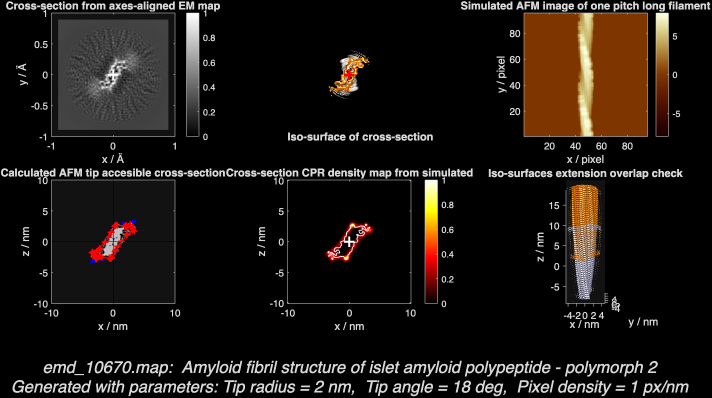
#> input picture data/multipanel_figures/emd_10670.png, 1423 x 795 px (shown at 1/2 size); its folder holds only this picture in this run
$ python auto_crop_panels.py
#> lines starting #> are read from the running program, lines starting #| are printed output that depends on the picture; after the words box and inside, x2 and y2 are one past the last pixel; in counts of white or black regions, pixels touching at a corner belong together
"""
Step 1: Crop the top-left (CryoEM) panel from each Trace_y multi-panel figure,
label it with its EMD ID, and stitch the crops into a single collage.

Usage (from the repo root):
    python scripts/01_crop_panels.py
    python scripts/01_crop_panels.py --input-dir my_figures --output-dir my_output --cols 6

Input : data/multipanel_figures/*.png   (filenames must contain the EMD number)
Output: output/cropped_panels/emd_<id>.png
        output/collages/collage.png
"""

import argparse
import glob
import math
import os
import re
from pathlib import Path

import cv2
from PIL import Image, ImageDraw, ImageFont

# -----------------------------
# PATH SETUP (relative to repo root, so it works on any machine)
# -----------------------------
REPO_ROOT = Path(__file__).resolve().parents[1]
DEFAULT_INPUT_DIR = REPO_ROOT / "data" / "multipanel_figures"
DEFAULT_OUTPUT_DIR = REPO_ROOT / "output"

TARGET_SIZE = (400, 400)
BORDER_CROP = (10, 10, 390, 390)  # removes panel borders; tune if needed
FONT_SIZE = 18
FONT_CANDIDATES = ["Arial.ttf", "arial.ttf", "DejaVuSans.ttf"]


# -----------------------------
# HELPERS
# -----------------------------
def load_font(size=FONT_SIZE):
    """Try common fonts on macOS/Windows/Linux, fall back to Pillow's default."""
#> called with size = 18
    for name in FONT_CANDIDATES:
        try:
            return ImageFont.truetype(name, size)
        except OSError:
            continue
    return ImageFont.load_default()


def find_top_left_panel(image_path, debug=False):
    """Detect the top-left rectangular panel and return (PIL image, (x, y, w, h))."""
#> called with image_path = 'data/multipanel_figures/emd_10670.png', debug = False
    cv_img = cv2.imread(str(image_path))
#> cv_img is the input picture: shape (795, 1423, 3); mean B, G, R 18.4, 22.4, 28
    if cv_img is None:
        raise ValueError(f"Could not load image: {image_path}")

    h, w = cv_img.shape[:2]
#> h = 795; w = 1423

    # Focus on top-left quadrant (CryoEM panel)
    roi = cv_img[0:h // 2, 0:w // 2]
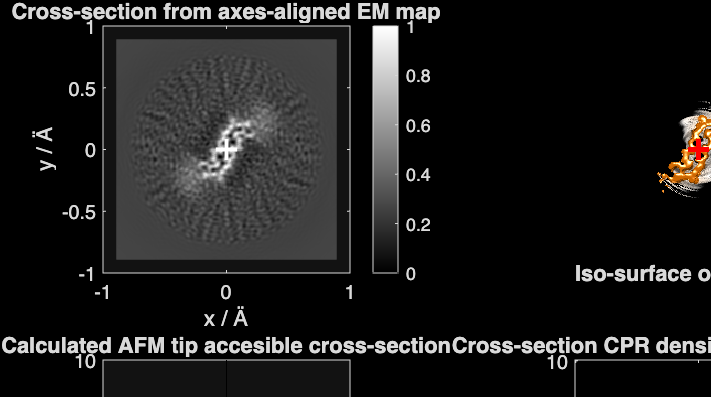
#> roi: shape (397, 711, 3); mean B, G, R 27.4, 27.8, 28.4

    gray = cv2.cvtColor(roi, cv2.COLOR_BGR2GRAY)
    blurred = cv2.GaussianBlur(gray, (5, 5), 0)
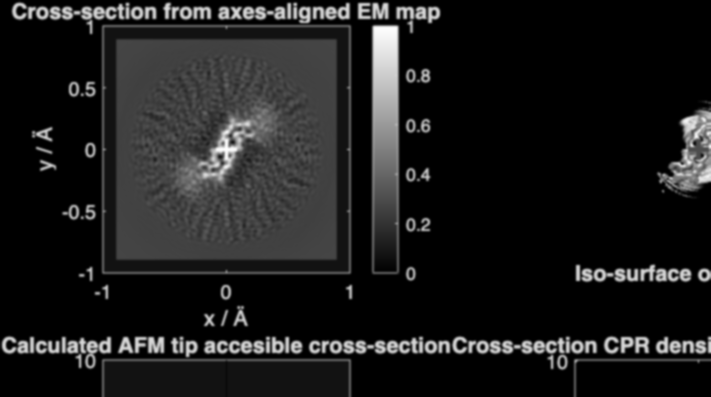
#> blurred: shape (397, 711); min 0, max 254, mean 27.9
    edges = cv2.Canny(blurred, 100, 200)
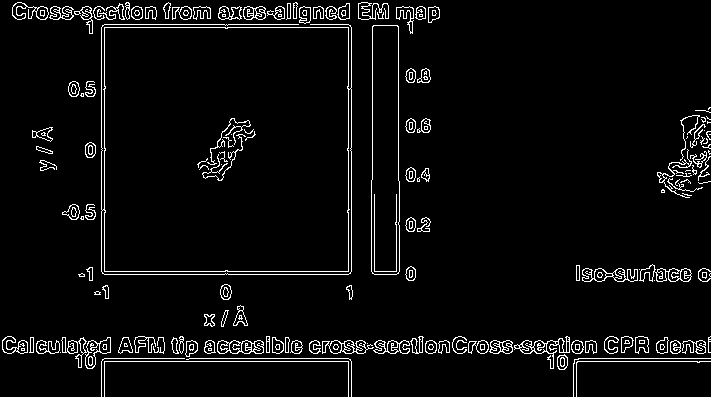
#> edges: shape (397, 711); 4.6% white in thin lines or dots

    contours, _ = cv2.findContours(edges, cv2.RETR_EXTERNAL, cv2.CHAIN_APPROX_SIMPLE)
#> contours = 137 contours, 53 with area under 20; largest, box (x1, y1, x2, y2) and area: (101, 24, 352, 275) 61004, (371, 25, 400, 275) 6650, (61, 337, 111, 369) 674, (217, 340, 264, 354) 514, (639, 264, 692, 282) 489

    candidates = []
    for cnt in contours:
        peri = cv2.arcLength(cnt, True)
        approx = cv2.approxPolyDP(cnt, 0.02 * peri, True)

        if len(approx) == 4:
            x, y, ww, hh = cv2.boundingRect(approx)
            if ww * hh > (w * h * 0.01):
                candidates.append((x, y, ww, hh))
                if debug:
                    cv2.rectangle(roi, (x, y), (x + ww, y + hh), (0, 255, 0), 2)
#> this loop made 137 passes
#> (peri, approx, x, y, ww, hh) on passes 1, 3, 4, 5, 41: (337.9, [[576, 396], [578, 361], [710, 361], [577, 361]], 576, 361, 135, 36), (347.1, [[573, 396], [575, 359], [710, 358], [574, 359]], 573, 358, 138, 39), (403.9, [[186, 359], [348, 358], [351, 396], [348, 358]], 186, 358, 166, 39), (239.1, [[101, 396], [104, 358], [184, 358], [104, 358]], 101, 358, 84, 39), (38, [[266, 336], [266, 352], [269, 352], [269, 336]], 266, 336, 4, 17)
#> (peri, x, y, ww, hh) on passes 61, 77, 91, 103, 104, 110: (36, 576, 265, 4, 16), (10.83, 685, 170, 6, 2), (4.83, 686, 136, 2, 3), (31.66, 695, 110, 16, 3), (6.24, 708, 107, 3, 3), (550.1, 371, 25, 28, 250)
#> after the loop, candidates = []

    if debug:
        cv2.imshow("Detection", roi)
        cv2.waitKey(0)
        cv2.destroyAllWindows()

    if not candidates:
        return None, None

    # Sort top-left first
    candidates = sorted(candidates, key=lambda r: (r[1], r[0]))
    x, y, ww, hh = candidates[0]

    cropped = cv2.cvtColor(roi[y:y + hh, x:x + ww], cv2.COLOR_BGR2RGB)
    return Image.fromarray(cropped), (x, y, ww, hh)


def process_images(image_paths, crop_dir, debug=False):
    """Crop, resize, label and save each panel. Returns a list of failures."""
    manual_crop = []
    font = load_font()

    for img_path in image_paths:
        print(f"Processing: {img_path}")
        try:
            cropped_img, _ = find_top_left_panel(img_path, debug=debug)

            if cropped_img is None:
                print("  No panel detected")
                manual_crop.append(img_path)
                continue

            cropped_img = cropped_img.resize(TARGET_SIZE).crop(BORDER_CROP)

            # Extract EMD number from filename
            match = re.search(r"(\d+)", os.path.basename(img_path))
            emd_id = match.group(1) if match else "unknown"

            draw = ImageDraw.Draw(cropped_img)
            draw.text((10, 10), f"EMD-{emd_id}", fill="white", font=font)

            save_path = crop_dir / f"emd_{emd_id}.png"
            cropped_img.save(save_path)
            print(f"  Saved -> {save_path}")

        except Exception as e:
            print(f"  Error: {e}")
            manual_crop.append(img_path)

    return manual_crop


def make_collage(crop_dir, collage_dir, cols=8, show=False):
    images = [Image.open(p) for p in sorted(glob.glob(str(crop_dir / "*.png")))]

    if not images:
        print("No images for collage")
        return

    rows = math.ceil(len(images) / cols)
    w, h = images[0].size
    collage = Image.new("RGB", (cols * w, rows * h))

    for i, img in enumerate(images):
        collage.paste(img, ((i % cols) * w, (i // cols) * h))

    save_path = collage_dir / "collage.png"
    collage.save(save_path)
    print(f"Collage saved -> {save_path}")

    if show:
        collage.show()


# -----------------------------
# MAIN
# -----------------------------
def main():
    parser = argparse.ArgumentParser(description=__doc__,
                                     formatter_class=argparse.RawDescriptionHelpFormatter)
    parser.add_argument("--input-dir", type=Path, default=DEFAULT_INPUT_DIR,
                        help="Folder of Trace_y multi-panel PNGs")
    parser.add_argument("--output-dir", type=Path, default=DEFAULT_OUTPUT_DIR,
                        help="Folder for cropped panels and collage")
    parser.add_argument("--cols", type=int, default=8, help="Collage columns")
    parser.add_argument("--debug", action="store_true",
                        help="Show detected panel boxes (opens a window per image)")
    parser.add_argument("--show", action="store_true",
                        help="Open the collage when finished")
    args = parser.parse_args()

    crop_dir = args.output_dir / "cropped_panels"
    collage_dir = args.output_dir / "collages"
    crop_dir.mkdir(parents=True, exist_ok=True)
    collage_dir.mkdir(parents=True, exist_ok=True)

    image_paths = sorted(glob.glob(str(args.input_dir / "*.png")))
    if not image_paths:
        raise SystemExit(f"No PNG files found in {args.input_dir}")

    manual_crop = process_images(image_paths, crop_dir, debug=args.debug)
    make_collage(crop_dir, collage_dir, cols=args.cols, show=args.show)

    if manual_crop:
        print("\nImages needing manual cropping:")
        for m in manual_crop:
            print(m)
    else:
        print("\nAll images processed successfully")


if __name__ == "__main__":
    main()
